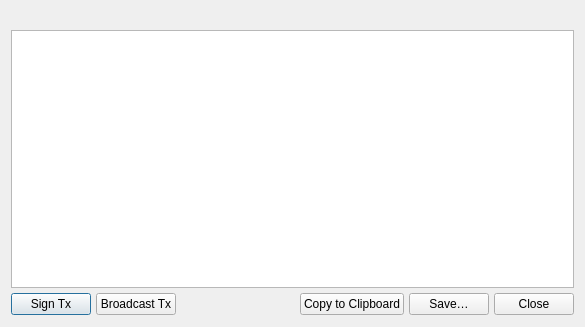
<?xml version="1.0" encoding="UTF-8"?>
<ui version="4.0">
 <class>PSTOperationsDialog</class>
 <widget class="QDialog" name="PSTOperationsDialog">
  <property name="geometry">
   <rect>
    <x>0</x>
    <y>0</y>
    <width>585</width>
    <height>327</height>
   </rect>
  </property>
  <property name="windowTitle">
   <string>PST Operations</string>
  </property>
  <layout class="QVBoxLayout" name="verticalLayout">
   <property name="spacing">
    <number>12</number>
   </property>
   <property name="sizeConstraint">
    <enum>QLayout::SetDefaultConstraint</enum>
   </property>
   <property name="bottomMargin">
    <number>12</number>
   </property>
   <item>
    <layout class="QVBoxLayout" name="mainDialogLayout">
     <property name="spacing">
      <number>5</number>
     </property>
     <property name="topMargin">
      <number>0</number>
     </property>
     <property name="bottomMargin">
      <number>0</number>
     </property>
     <item>
      <widget class="QLabel" name="statusBar">
       <property name="font">
        <font>
         <weight>75</weight>
         <bold>true</bold>
        </font>
       </property>
       <property name="autoFillBackground">
        <bool>false</bool>
       </property>
       <property name="styleSheet">
        <string notr="true"/>
       </property>
       <property name="text">
        <string/>
       </property>
      </widget>
     </item>
     <item>
      <widget class="QTextEdit" name="transactionDescription">
       <property name="undoRedoEnabled">
        <bool>false</bool>
       </property>
       <property name="readOnly">
        <bool>true</bool>
       </property>
      </widget>
     </item>
     <item>
      <layout class="QHBoxLayout" name="buttonRowLayout">
       <property name="spacing">
        <number>5</number>
       </property>
       <item>
        <widget class="QPushButton" name="signTransactionButton">
         <property name="sizePolicy">
          <sizepolicy hsizetype="Minimum" vsizetype="Fixed">
           <horstretch>0</horstretch>
           <verstretch>0</verstretch>
          </sizepolicy>
         </property>
         <property name="font">
          <font>
           <weight>50</weight>
           <bold>false</bold>
          </font>
         </property>
         <property name="text">
          <string>Sign Tx</string>
         </property>
         <property name="autoDefault">
          <bool>true</bool>
         </property>
         <property name="default">
          <bool>false</bool>
         </property>
         <property name="flat">
          <bool>false</bool>
         </property>
        </widget>
       </item>
       <item>
        <widget class="QPushButton" name="broadcastTransactionButton">
         <property name="text">
          <string>Broadcast Tx</string>
         </property>
        </widget>
       </item>
       <item>
        <spacer name="horizontalSpacer">
         <property name="orientation">
          <enum>Qt::Horizontal</enum>
         </property>
         <property name="sizeHint" stdset="0">
          <size>
           <width>40</width>
           <height>20</height>
          </size>
         </property>
        </spacer>
       </item>
       <item>
        <widget class="QPushButton" name="copyToClipboardButton">
         <property name="text">
          <string>Copy to Clipboard</string>
         </property>
        </widget>
       </item>
       <item>
        <widget class="QPushButton" name="saveButton">
         <property name="text">
          <string>Save…</string>
         </property>
        </widget>
       </item>
       <item>
        <widget class="QPushButton" name="closeButton">
         <property name="text">
          <string>Close</string>
         </property>
        </widget>
       </item>
      </layout>
     </item>
    </layout>
   </item>
  </layout>
 </widget>
 <resources/>
 <connections/>
</ui>
